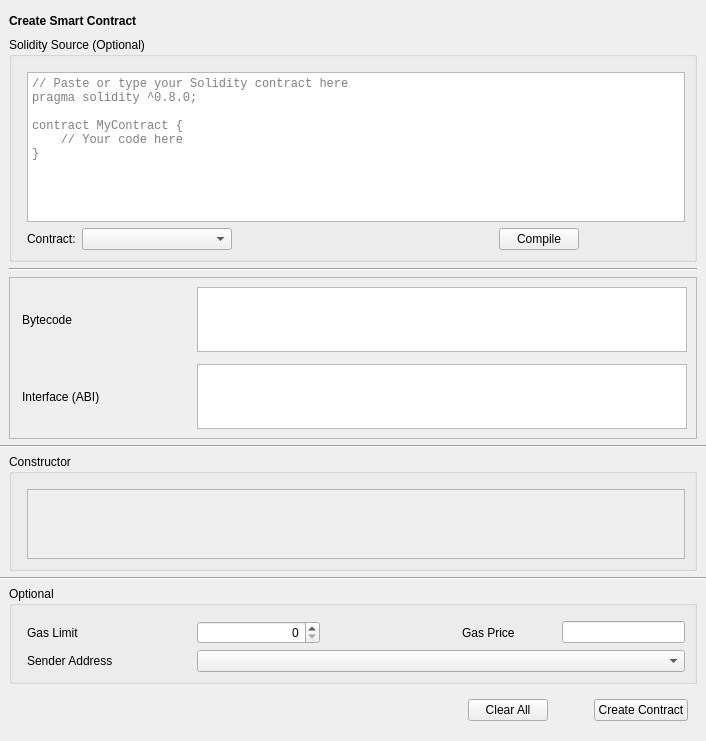
<?xml version="1.0" encoding="UTF-8"?>
<ui version="4.0">
 <class>CreateContract</class>
 <widget class="QWidget" name="CreateContract">
  <property name="geometry">
   <rect>
    <x>0</x>
    <y>0</y>
    <width>706</width>
    <height>587</height>
   </rect>
  </property>
  <property name="windowTitle">
   <string>Form</string>
  </property>
  <layout class="QVBoxLayout" name="verticalLayout_7">
   <property name="leftMargin">
    <number>0</number>
   </property>
   <property name="rightMargin">
    <number>0</number>
   </property>
   <item>
    <widget class="QStackedWidget" name="stackedWidget">
     <property name="currentIndex">
      <number>0</number>
     </property>
     <widget class="QWidget" name="createContractPage">
      <layout class="QVBoxLayout" name="verticalLayout_8">
       <property name="leftMargin">
        <number>0</number>
       </property>
       <property name="topMargin">
        <number>0</number>
       </property>
       <property name="rightMargin">
        <number>0</number>
       </property>
       <property name="bottomMargin">
        <number>0</number>
       </property>
       <item>
        <layout class="QVBoxLayout" name="verticalLayout_11">
         <property name="leftMargin">
          <number>9</number>
         </property>
         <property name="topMargin">
          <number>0</number>
         </property>
         <property name="rightMargin">
          <number>9</number>
         </property>
         <item>
          <layout class="QHBoxLayout" name="horizontalLayout">
           <property name="rightMargin">
            <number>9</number>
           </property>
           <item>
            <widget class="QLabel" name="labelTitle">
             <property name="font">
              <font>
               <weight>75</weight>
               <bold>true</bold>
              </font>
             </property>
             <property name="text">
              <string>Create Smart Contract</string>
             </property>
            </widget>
           </item>
           <item>
            <spacer name="horizontalSpacer_4">
             <property name="orientation">
              <enum>Qt::Horizontal</enum>
             </property>
             <property name="sizeHint" stdset="0">
              <size>
               <width>40</width>
               <height>20</height>
              </size>
             </property>
            </spacer>
           </item>
          </layout>
         </item>
         <item>
          <widget class="QGroupBox" name="groupBoxSolidity">
           <property name="title">
            <string>Solidity Source (Optional)</string>
           </property>
           <layout class="QVBoxLayout" name="verticalLayoutSolidity">
            <property name="leftMargin">
             <number>15</number>
            </property>
            <property name="topMargin">
             <number>15</number>
            </property>
            <item>
             <widget class="QPlainTextEdit" name="plainTextEditSource">
              <property name="sizePolicy">
               <sizepolicy hsizetype="Expanding" vsizetype="Expanding">
                <horstretch>0</horstretch>
                <verstretch>0</verstretch>
               </sizepolicy>
              </property>
              <property name="minimumSize">
               <size>
                <width>0</width>
                <height>150</height>
               </size>
              </property>
              <property name="maximumSize">
               <size>
                <width>16777215</width>
                <height>200</height>
               </size>
              </property>
              <property name="font">
               <font>
                <family>Monospace</family>
                <pointsize>9</pointsize>
               </font>
              </property>
              <property name="placeholderText">
               <string>// Paste or type your Solidity contract here
pragma solidity ^0.8.0;

contract MyContract {
    // Your code here
}</string>
              </property>
             </widget>
            </item>
            <item>
             <layout class="QHBoxLayout" name="horizontalLayoutCompile">
              <item>
               <widget class="QLabel" name="labelContract">
                <property name="text">
                 <string>Contract:</string>
                </property>
               </widget>
              </item>
              <item>
               <widget class="QComboBox" name="comboBoxContract">
                <property name="minimumSize">
                 <size>
                  <width>150</width>
                  <height>0</height>
                 </size>
                </property>
                <property name="toolTip">
                 <string>Select contract to deploy (for multi-contract files)</string>
                </property>
               </widget>
              </item>
              <item>
               <spacer name="horizontalSpacerCompile">
                <property name="orientation">
                 <enum>Qt::Horizontal</enum>
                </property>
                <property name="sizeHint" stdset="0">
                 <size>
                  <width>40</width>
                  <height>20</height>
                 </size>
                </property>
               </spacer>
              </item>
              <item>
               <widget class="QPushButton" name="pushButtonCompile">
                <property name="text">
                 <string>Compile</string>
                </property>
                <property name="toolTip">
                 <string>Compile Solidity source code using solc</string>
                </property>
               </widget>
              </item>
              <item>
               <widget class="QLabel" name="labelCompileStatus">
                <property name="minimumSize">
                 <size>
                  <width>100</width>
                  <height>0</height>
                 </size>
                </property>
                <property name="text">
                 <string></string>
                </property>
               </widget>
              </item>
             </layout>
            </item>
           </layout>
          </widget>
         </item>
         <item>
          <widget class="Line" name="hSolidityLine">
           <property name="orientation">
            <enum>Qt::Horizontal</enum>
           </property>
          </widget>
         </item>
         <item>
          <widget class="QFrame" name="frameContract">
           <property name="sizePolicy">
            <sizepolicy hsizetype="Preferred" vsizetype="Fixed">
             <horstretch>0</horstretch>
             <verstretch>0</verstretch>
            </sizepolicy>
           </property>
           <property name="frameShape">
            <enum>QFrame::StyledPanel</enum>
           </property>
           <property name="frameShadow">
            <enum>QFrame::Raised</enum>
           </property>
           <layout class="QVBoxLayout" name="verticalLayout_10">
            <property name="leftMargin">
             <number>0</number>
            </property>
            <property name="rightMargin">
             <number>0</number>
            </property>
            <item>
             <layout class="QGridLayout" name="gridLayout">
              <property name="leftMargin">
               <number>12</number>
              </property>
              <property name="rightMargin">
               <number>9</number>
              </property>
              <property name="horizontalSpacing">
               <number>15</number>
              </property>
              <property name="verticalSpacing">
               <number>12</number>
              </property>
              <item row="1" column="1">
               <widget class="QValidatedTextEdit" name="textEditInterface">
                <property name="sizePolicy">
                 <sizepolicy hsizetype="Expanding" vsizetype="Fixed">
                  <horstretch>0</horstretch>
                  <verstretch>0</verstretch>
                 </sizepolicy>
                </property>
                <property name="maximumSize">
                 <size>
                  <width>16777215</width>
                  <height>65</height>
                 </size>
                </property>
                <property name="horizontalScrollBarPolicy">
                 <enum>Qt::ScrollBarAlwaysOff</enum>
                </property>
               </widget>
              </item>
              <item row="0" column="1">
               <widget class="QValidatedTextEdit" name="textEditBytecode">
                <property name="sizePolicy">
                 <sizepolicy hsizetype="Expanding" vsizetype="Fixed">
                  <horstretch>0</horstretch>
                  <verstretch>0</verstretch>
                 </sizepolicy>
                </property>
                <property name="maximumSize">
                 <size>
                  <width>16777215</width>
                  <height>65</height>
                 </size>
                </property>
                <property name="horizontalScrollBarPolicy">
                 <enum>Qt::ScrollBarAlwaysOff</enum>
                </property>
               </widget>
              </item>
              <item row="1" column="0">
               <layout class="QVBoxLayout" name="verticalLayout_3">
                <item>
                 <widget class="QLabel" name="labelInterface">
                  <property name="sizePolicy">
                   <sizepolicy hsizetype="Fixed" vsizetype="Preferred">
                    <horstretch>0</horstretch>
                    <verstretch>0</verstretch>
                   </sizepolicy>
                  </property>
                  <property name="minimumSize">
                   <size>
                    <width>160</width>
                    <height>0</height>
                   </size>
                  </property>
                  <property name="text">
                   <string>Interface (ABI)</string>
                  </property>
                 </widget>
                </item>
               </layout>
              </item>
              <item row="0" column="0">
               <layout class="QVBoxLayout" name="verticalLayout">
                <item>
                 <widget class="QLabel" name="labelBytecode">
                  <property name="sizePolicy">
                   <sizepolicy hsizetype="Fixed" vsizetype="Preferred">
                    <horstretch>0</horstretch>
                    <verstretch>0</verstretch>
                   </sizepolicy>
                  </property>
                  <property name="minimumSize">
                   <size>
                    <width>160</width>
                    <height>0</height>
                   </size>
                  </property>
                  <property name="text">
                   <string>Bytecode</string>
                  </property>
                 </widget>
                </item>
               </layout>
              </item>
             </layout>
            </item>
           </layout>
          </widget>
         </item>
        </layout>
       </item>
       <item>
        <widget class="Line" name="hContractLine">
         <property name="orientation">
          <enum>Qt::Horizontal</enum>
         </property>
        </widget>
       </item>
       <item>
        <layout class="QVBoxLayout" name="verticalLayout_12">
         <property name="leftMargin">
          <number>9</number>
         </property>
         <property name="rightMargin">
          <number>9</number>
         </property>
         <item>
          <widget class="QGroupBox" name="groupBoxConstructor">
           <property name="title">
            <string>Constructor</string>
           </property>
           <layout class="QVBoxLayout" name="verticalLayout_2">
            <property name="leftMargin">
             <number>15</number>
            </property>
            <property name="topMargin">
             <number>15</number>
            </property>
            <item>
             <widget class="QScrollArea" name="scrollAreaConstructor">
              <property name="widgetResizable">
               <bool>true</bool>
              </property>
              <widget class="QWidget" name="scrollAreaWidgetContents">
               <property name="geometry">
                <rect>
                 <x>0</x>
                 <y>0</y>
                 <width>656</width>
                 <height>133</height>
                </rect>
               </property>
               <layout class="QVBoxLayout" name="verticalLayout_5"/>
              </widget>
             </widget>
            </item>
           </layout>
          </widget>
         </item>
        </layout>
       </item>
       <item>
        <widget class="Line" name="hContractLine2">
         <property name="orientation">
          <enum>Qt::Horizontal</enum>
         </property>
        </widget>
       </item>
       <item>
        <layout class="QVBoxLayout" name="verticalLayout_14">
         <property name="leftMargin">
          <number>9</number>
         </property>
         <property name="rightMargin">
          <number>9</number>
         </property>
         <item>
          <widget class="QGroupBox" name="groupBoxOptional">
           <property name="title">
            <string>Optional</string>
           </property>
           <layout class="QGridLayout" name="gridLayout_2">
            <property name="leftMargin">
             <number>15</number>
            </property>
            <property name="topMargin">
             <number>15</number>
            </property>
            <property name="horizontalSpacing">
             <number>10</number>
            </property>
            <property name="verticalSpacing">
             <number>6</number>
            </property>
            <item row="2" column="1" colspan="4">
             <widget class="AddressField" name="lineEditSenderAddress">
              <property name="minimumSize">
               <size>
                <width>370</width>
                <height>0</height>
               </size>
              </property>
             </widget>
            </item>
            <item row="2" column="0">
             <widget class="QLabel" name="labelSenderAddress">
              <property name="sizePolicy">
               <sizepolicy hsizetype="Fixed" vsizetype="Preferred">
                <horstretch>0</horstretch>
                <verstretch>0</verstretch>
               </sizepolicy>
              </property>
              <property name="minimumSize">
               <size>
                <width>160</width>
                <height>0</height>
               </size>
              </property>
              <property name="text">
               <string>Sender Address</string>
              </property>
             </widget>
            </item>
            <item row="0" column="3">
             <widget class="QLabel" name="labelGasPrice">
              <property name="sizePolicy">
               <sizepolicy hsizetype="Preferred" vsizetype="Preferred">
                <horstretch>0</horstretch>
                <verstretch>0</verstretch>
               </sizepolicy>
              </property>
              <property name="minimumSize">
               <size>
                <width>90</width>
                <height>0</height>
               </size>
              </property>
              <property name="text">
               <string>Gas Price</string>
              </property>
             </widget>
            </item>
            <item row="0" column="0">
             <widget class="QLabel" name="labelGasLimit">
              <property name="sizePolicy">
               <sizepolicy hsizetype="Fixed" vsizetype="Preferred">
                <horstretch>0</horstretch>
                <verstretch>0</verstretch>
               </sizepolicy>
              </property>
              <property name="minimumSize">
               <size>
                <width>160</width>
                <height>0</height>
               </size>
              </property>
              <property name="text">
               <string>Gas Limit</string>
              </property>
             </widget>
            </item>
            <item row="0" column="1">
             <widget class="QSpinBox" name="lineEditGasLimit">
              <property name="sizePolicy">
               <sizepolicy hsizetype="Expanding" vsizetype="Fixed">
                <horstretch>0</horstretch>
                <verstretch>0</verstretch>
               </sizepolicy>
              </property>
              <property name="alignment">
               <set>Qt::AlignRight|Qt::AlignTrailing|Qt::AlignVCenter</set>
              </property>
             </widget>
            </item>
            <item row="0" column="4">
             <widget class="BitcoinAmountField" name="lineEditGasPrice"/>
            </item>
            <item row="0" column="2">
             <spacer name="horizontalSpacer_5">
              <property name="orientation">
               <enum>Qt::Horizontal</enum>
              </property>
              <property name="sizeType">
               <enum>QSizePolicy::Expanding</enum>
              </property>
              <property name="sizeHint" stdset="0">
               <size>
                <width>60</width>
                <height>20</height>
               </size>
              </property>
             </spacer>
            </item>
           </layout>
          </widget>
         </item>
        </layout>
       </item>
      </layout>
     </widget>
    </widget>
   </item>
   <item>
    <layout class="QHBoxLayout" name="horizontalLayout_3">
     <property name="leftMargin">
      <number>18</number>
     </property>
     <property name="topMargin">
      <number>9</number>
     </property>
     <property name="rightMargin">
      <number>18</number>
     </property>
     <property name="bottomMargin">
      <number>9</number>
     </property>
     <item>
      <spacer name="horizontalSpacer">
       <property name="orientation">
        <enum>Qt::Horizontal</enum>
       </property>
       <property name="sizeType">
        <enum>QSizePolicy::Expanding</enum>
       </property>
       <property name="sizeHint" stdset="0">
        <size>
         <width>40</width>
         <height>20</height>
        </size>
       </property>
      </spacer>
     </item>
     <item>
      <widget class="QPushButton" name="pushButtonClearAll">
       <property name="text">
        <string>Clear All</string>
       </property>
      </widget>
     </item>
     <item>
      <spacer name="horizontalSpacer_3">
       <property name="orientation">
        <enum>Qt::Horizontal</enum>
       </property>
       <property name="sizeType">
        <enum>QSizePolicy::Fixed</enum>
       </property>
       <property name="sizeHint" stdset="0">
        <size>
         <width>40</width>
         <height>20</height>
        </size>
       </property>
      </spacer>
     </item>
     <item>
      <widget class="QPushButton" name="pushButtonCreateContract">
       <property name="text">
        <string>Create Contract</string>
       </property>
      </widget>
     </item>
    </layout>
   </item>
  </layout>
 </widget>
 <customwidgets>
  <customwidget>
   <class>QValidatedTextEdit</class>
   <extends>QTextEdit</extends>
   <header>qt/qvalidatedtextedit.h</header>
  </customwidget>
  <customwidget>
   <class>AddressField</class>
   <extends>QComboBox</extends>
   <header>qt/addressfield.h</header>
  </customwidget>
  <customwidget>
   <class>BitcoinAmountField</class>
   <extends>QLineEdit</extends>
   <header>qt/bitcoinamountfield.h</header>
   <container>1</container>
  </customwidget>
 </customwidgets>
 <resources/>
 <connections/>
</ui>
